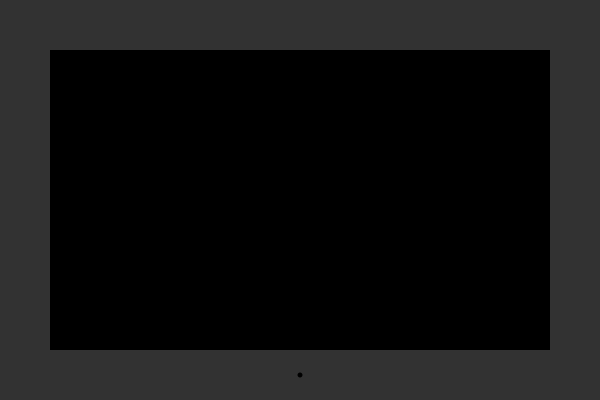
Frame 1 (no input)
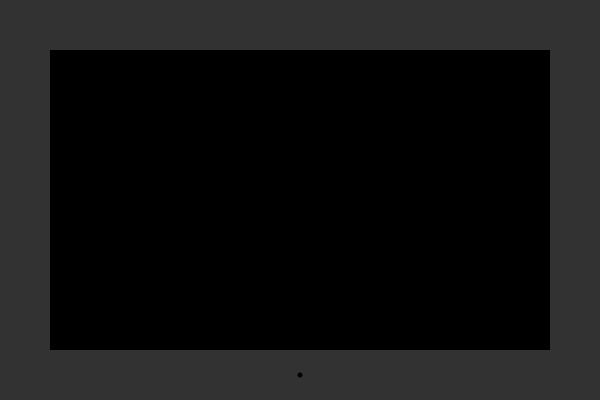
Frame 60 (the mouse pressed at the canvas centre just before this capture)
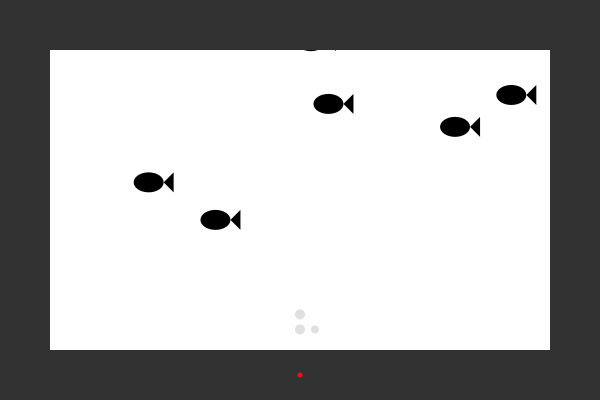
Frame 120 (the mouse held since frame 60 and released just before this capture)

The Processing sketch that drew these frames (run headless with seeded random() and noise(); from frame 60 on, the mouse is pressed at the canvas centre):

// Processing sketch: processing_151835
// ── processing_151835.pde



  Fish[] fishes = new Fish[8]; // dichiaro gli oggetti
  Tv tele;                  
  Bubbles bub;              

  
  void setup() {
    size(600, 400);
    smooth();
  
    for (int i = 0; i < fishes.length; i++) {    // creo gli oggetti e richiamo i parametri
    float x = random(width);
    float y = random(height);
    fishes[i] = new Fish(x, y);
   }
     tele= new Tv(0, 0, 5,0,0);             
     bub = new Bubbles(width/2, height+10,10,0.1); 
   
  }


  void draw() {                    //richiamo i methods delle varie classi 
     background(255);
     for (int i = 0; i < fishes.length; i++) {
     fishes[i].display();
     fishes[i].move();
     tele.display();
     tele.on();
     bub.display();
     bub.move();
  
   }
  }
  


  class Fish { //classe pesci
    
    float x;                 //fields
    float y;
    float speed = 0.5;
   
    Fish(float tempX, float tempY) {    //constructor
    x= tempX;
    y= tempY;
  
  }
    
   void move() {   //mothod  movimento
      
     x-=speed;
     if(x < -40) {
     x = width;
      }
  
     }
  
  void display() {    //method che crea l'immagine 
 
    fill(0);
    ellipse(x, y, 30, 20);
    triangle(x+ 15, y, x+25,y-10,x+25,y+10);
  
    }
  }
  

class Tv {    //classe tv
  
  float x ;                 //fields
  float y ;
  int diameter;
  color c = color(0,0,0);
  color d = color(0,0,0);
  
  Tv(float tvX, float tvY, int tvDiameter, color tvC, color tvD) {   ///constructor
    
    x = tvX; 
    y = tvY;
    diameter = tvDiameter;
    c = tvC;
    d = tvD;
  }
  
  void on() {               //method al click del mosue tv accesa altrimenti spenta 
    if(mousePressed) {
       
    c= color(255,255,255,0);
    d= color(245, 15,15);}else
    { c=color(0);
    d=color(0);
       
    }
   }
  
  void display() {           // method (disegno tv)  
    
    fill(c);
    rect(x, y, 600, 400);
    fill(50,50,50,255);
    noStroke();
    rect(x, y, 50, 400);
    rect(x+ 50, y+ 350, 500, 50);
    rect(x+ 550, y, 50, 400);
    rect( x+50, y, 500, 50); 
    fill(d);
    ellipse( width/2, y+ 375, diameter, diameter);
  }
}
    


class Bubbles{   // classe bolle
  
  float x;           //fields
  float diam;
  float y;
  float speed= 0;
  
  Bubbles(float tempX, float tempY, float tempDiam, float tempSpeed) {    //constructor
    x = tempX;
    y = tempY;
    diam = tempDiam;
    speed = tempSpeed;
  }
  
  void display() {            //methods
     smooth();
     fill(45,5);
     ellipse(x, y, diam, diam);
     ellipse(x+15, y+15, diam-2, diam-2);
     ellipse(x, y+15, diam , diam );
   }
    
   void move() {
     y-=speed;
     if(y < -40){
     y=height;}
      
   }
  }
